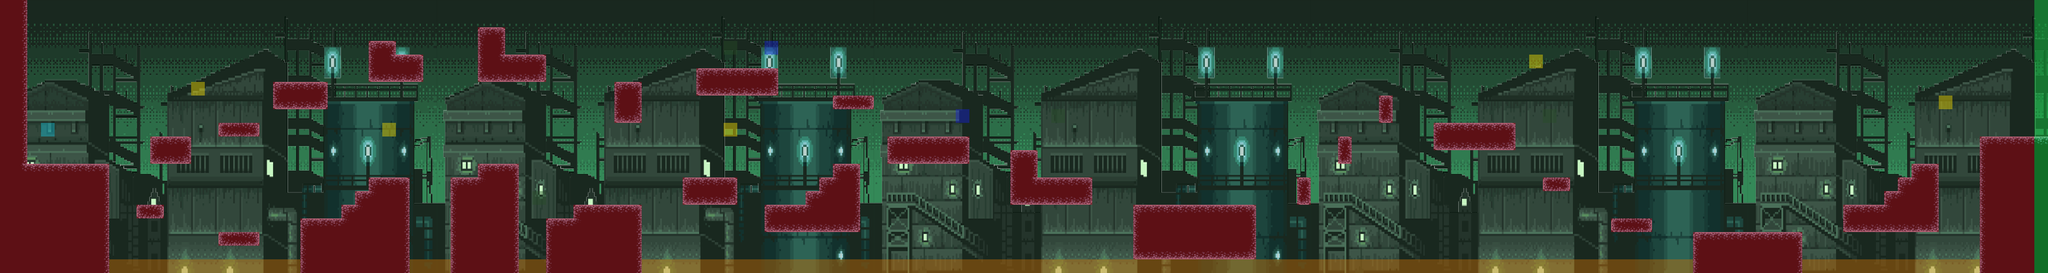

This game map was drawn from its Tiled (.tmx) file and the tilesets committed beside it. A one-line description and the trimmed map source follow:
An orthogonal 150x20 tile map with 32x32 px tiles, 5 tile layers (Sky, Crane, Buildings, Platforms, ...), 2 hidden layers not drawn.

<map version="1.0" orientation="orthogonal" renderorder="right-down" width="150" height="20" tilewidth="32" tileheight="32" nextobjectid="1">
 <tileset firstgid="1" name="patron6" tilewidth="32" tileheight="32" tilecount="3082" columns="67">
  <image source="patron6.png" width="2156" height="1472" />
 </tileset>
 <layer name="Sky" width="150" height="20">
  <properties>
   <property name="Speed" type="float" value="0.2" />
  </properties>
  <data>[3000 cells, 3000 non-empty, 640 distinct tile ids]</data>
 </layer>
 <layer name="Crane" width="150" height="20">
  <properties>
   <property name="Speed" type="float" value="0.5" />
  </properties>
  <data>[3000 cells, 3000 non-empty, 640 distinct tile ids]</data>
 </layer>
 <layer name="Buildings" width="150" height="20">
  <properties>
   <property name="Speed" type="float" value="0.6" />
  </properties>
  <data>[3000 cells, 3000 non-empty, 640 distinct tile ids]</data>
 </layer>
 <layer name="Platforms" width="150" height="20">
  <properties>
   <property name="Speed" type="float" value="1" />
  </properties>
  <data>[3000 cells, 485 non-empty, 16 distinct tile ids]</data>
 </layer>
 <layer name="Navigation" width="150" height="20" visible="0" opacity="0.27">
  <properties>
   <property name="Navigation" type="int" value="1" />
   <property name="canFly" type="int" value="1" />
  </properties>
  <data>[3000 cells, 485 non-empty, 1 distinct tile ids]</data>
 </layer>
 <layer name="Navigation_Walker" width="150" height="20" visible="0" opacity="0.44">
  <properties>
   <property name="Navigation" type="int" value="1" />
   <property name="canFly" type="int" value="2" />
  </properties>
  <data>[3000 cells, 2743 non-empty, 1 distinct tile ids]</data>
 </layer>
 <layer name="Colliders" width="150" height="20" opacity="0.43">
  <properties>
   <property name="Alpha" type="float" value="50" />
   <property name="Speed" type="float" value="1" />
  </properties>
  <data>[3000 cells, 616 non-empty, 7 distinct tile ids]</data>
 </layer>
</map>